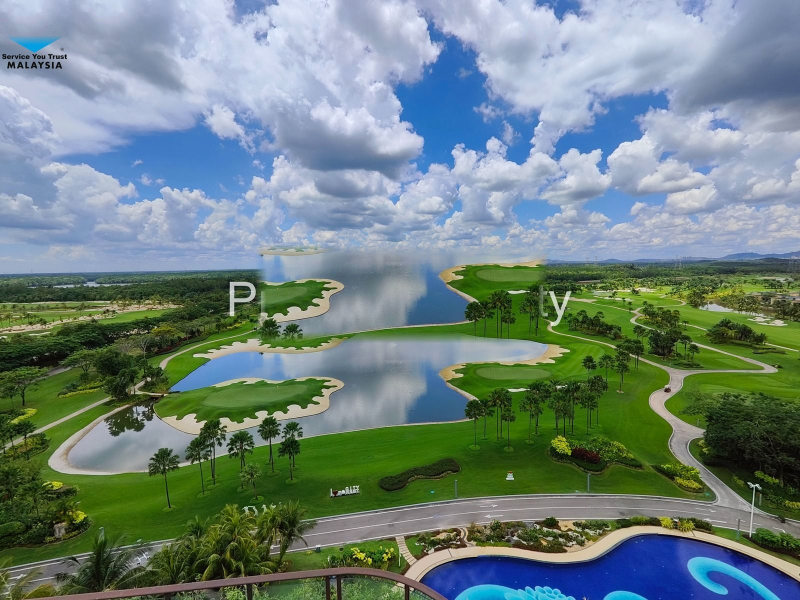
#> input picture jbresidence-site/fc-golf.jpg, 1600 x 1200 px (shown at 1/2 size); its folder holds only this picture in this run
$ python make-responsive-images.py
#> lines starting #> are read from the running program, lines starting #| are printed output that depends on the picture
#!/usr/bin/env python3
"""Create small WebP copies of site photos for phones and cards.

For every JPG/PNG/WebP under jbresidence-site/ that is wider than 760px, writes
  img-r/<same path without extension>-720.webp   (cards, thumbnails)
  img-r/<same path without extension>-1200.webp  (phone heroes; only if wider than 1200px)
and regenerates the variant list inside js/main.js and js/main-v3.98.js
(between the IMG_VARIANTS markers) so cards use the small copies automatically.

Safe to run again any time (skips copies that are already up to date).
Run after adding new photos:   python3 tools/make-responsive-images.py
"""
import os, re, json, sys
from PIL import Image, ImageOps
SITE = os.path.join(os.path.dirname(os.path.abspath(__file__)), '..', 'jbresidence-site')
os.chdir(SITE)
SIZES = (720, 1200)
SKIP_DIRS = {'img-r', 'fonts', 'node_modules', '.git'}
variants = {}
made = 0
for root, dirs, files in os.walk('.'):
    dirs[:] = [d for d in dirs if d not in SKIP_DIRS]
    for fn in files:
        if not fn.lower().endswith(('.jpg', '.jpeg', '.png', '.webp')): continue
        src = os.path.normpath(os.path.join(root, fn))
        if 'floor-plan' in src.lower(): continue
        try:
            im = Image.open(src); w, h = im.size
#> further down, im is the input picture: PIL image 1600x1200 RGB; mean R, G, B 111.3, 131.6, 127.7
#> after `w, h = im.size`: w = 1600; h = 1200
        except Exception:
            continue
        if w <= 760: continue
        have = []
        for s in SIZES:
            if s == 1200 and w <= 1200: continue
            out = os.path.join('img-r', os.path.splitext(src)[0] + f'-{s}.webp')
            if not os.path.exists(out) or os.path.getmtime(out) < os.path.getmtime(src):
                os.makedirs(os.path.dirname(out), exist_ok=True)
                x = ImageOps.exif_transpose(Image.open(src))
                x = x.convert('RGBA' if x.mode in ('RGBA', 'LA', 'P') else 'RGB')
                x.thumbnail((s, s * 4), Image.LANCZOS)
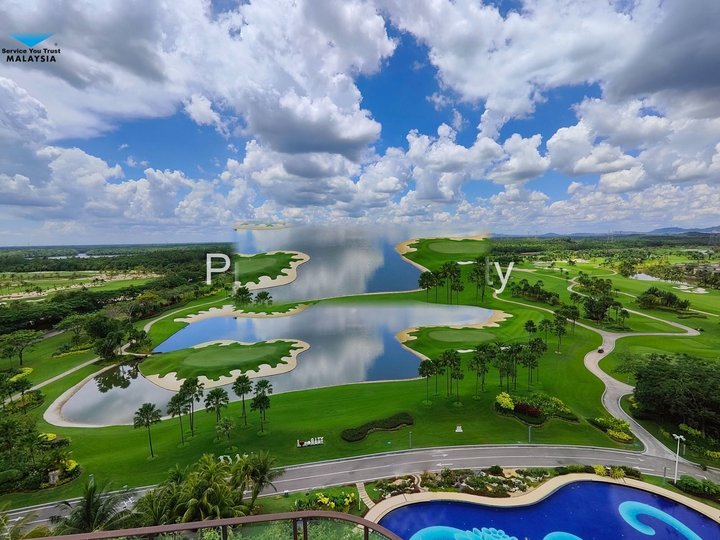
#> x: PIL image 720x540 RGB; mean R, G, B 111.3, 131.6, 127.7
                x.save(out, 'WEBP', quality=78, method=6)
                made += 1
            have.append(s)
        variants[src.replace(os.sep, '/')] = [have, w, h]
manifest = json.dumps(variants, separators=(',', ':'), sort_keys=True)
block = ("/* IMG_VARIANTS:START (generated by tools/make-responsive-images.py — do not edit by hand) */\n"
         f"const IMG_VARIANTS = {manifest};\n"
         "function imgVariant(url, size) {\n"
         "  if (!url || /^https?:\\/\\//.test(url)) return url;\n"
         "  const key = decodeURI(url).replace(/^\\.?\\.?\\//, '').replace(/^\\//, '');\n"
         "  const v = IMG_VARIANTS[key];\n"
         "  if (!v) return url;\n"
         "  const pick = v[0].find(s => s >= size) || v[0][v[0].length - 1];\n"
         "  return '/img-r/' + key.replace(/\\.[^.]+$/, '') + '-' + pick + '.webp';\n"
         "}\n"
         "/* IMG_VARIANTS:END */")
for js in ('js/main.js', 'js/main-v3.98.js'):
#> (the run stopped early here; a loop or call above may not have finished)

$ run again, on jbresidence-site/fc-pool.jpg
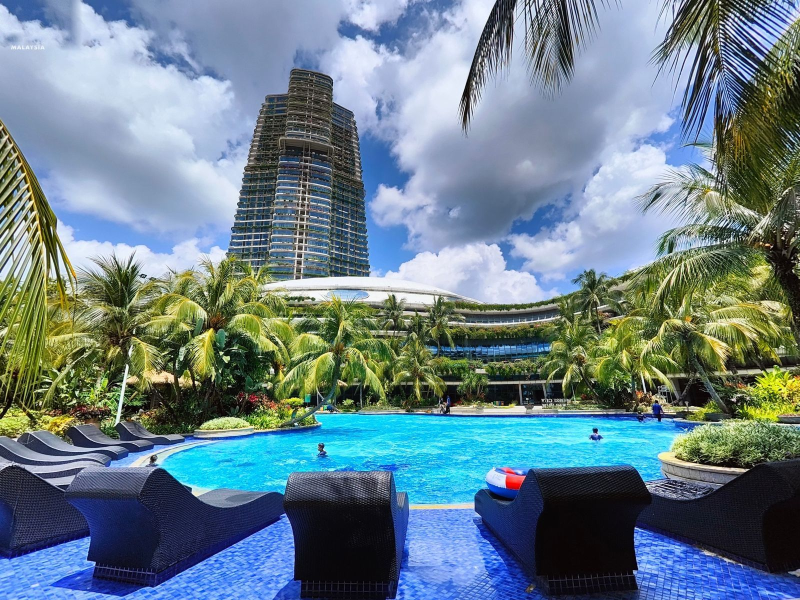
#> input picture jbresidence-site/fc-pool.jpg, 1600 x 1200 px (shown at 1/2 size)
#> im is the input picture: PIL image 1600x1200 RGB; mean R, G, B 105.6, 128, 138.9
#> `x.thumbnail((s, s * 4), Image.LANCZOS)`:
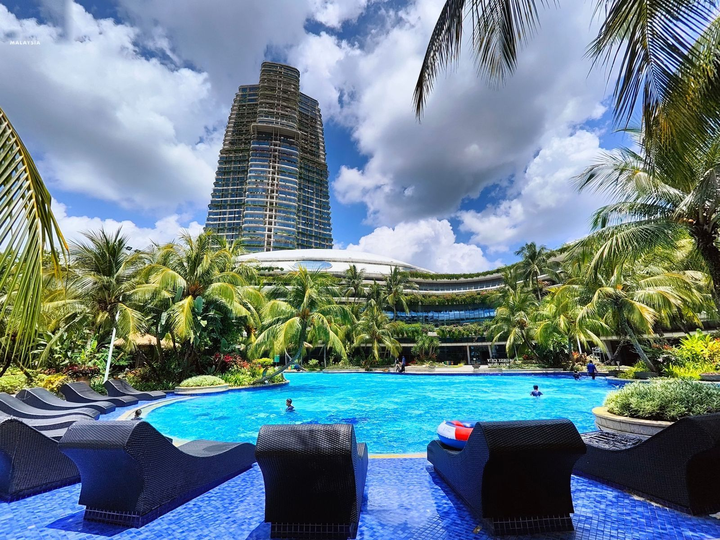
#> x: PIL image 720x540 RGB; mean R, G, B 105.6, 128, 138.9
